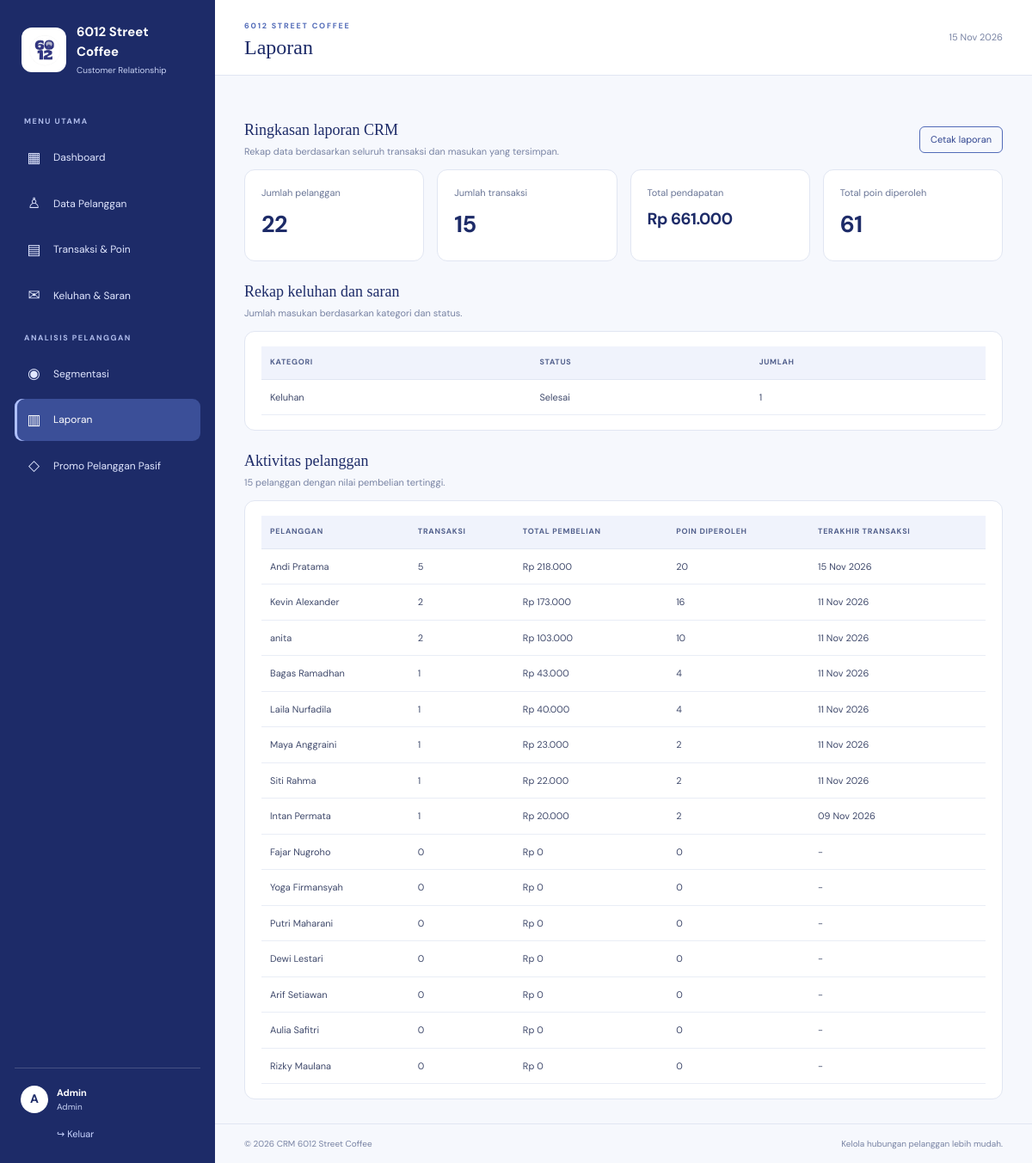
/reports.php (signed in), run on the app's committed database.
### tables this page shows
CREATE TABLE `customers` (
  `id` int(10) UNSIGNED NOT NULL,
  `name` varchar(100) NOT NULL,
  `phone` varchar(20) NOT NULL,
  `address` varchar(255) DEFAULT NULL,
  `join_date` date NOT NULL DEFAULT curdate(),
  `member_status` enum('Member','Non-member') NOT NULL DEFAULT 'Member',
  `points` int(10) UNSIGNED NOT NULL DEFAULT 0,
  `created_at` timestamp NOT NULL DEFAULT current_timestamp()
);

### includes/functions.php (called while the page is built, shortened)
<?php
function e($value): string
{
    return htmlspecialchars((string) $value, ENT_QUOTES, 'UTF-8');
}
function rupiah($number): string
{
    return 'Rp ' . number_format((float) $number, 0, ',', '.');
}

### reports.php (the view, shortened to what this page needs)
<?php
require_once 'config/database.php';
require_once 'includes/functions.php';
$customers = (int) $pdo->query("SELECT COUNT(*) FROM customers")->fetchColumn();
$tx = (int) $pdo->query("SELECT COUNT(*) FROM transactions")->fetchColumn();
$revenue = (float) $pdo->query("SELECT COALESCE(SUM(total_amount),0) FROM transactions")->fetchColumn();
$points = (int) $pdo->query("SELECT COALESCE(SUM(points_awarded),0) FROM transactions")->fetchColumn();
$complaints = $pdo->query("SELECT category,status,COUNT(*) total FROM complaints GROUP BY category,status ORDER BY category,status")->fetchAll();
$activity = $pdo->query("SELECT c.id,c.name,COUNT(t.id) transaction_count,COALESCE(SUM(t.total_amount),0) total_spend,COALESCE(SUM(t.points_awarded),0) earned_points,MAX(t.transaction_date) last_transaction FROM customers c LEFT JOIN transactions t ON t.customer_id=c.id GROUP BY c.id ORDER BY total_spend DESC LIMIT 15")->fetchAll();
require 'includes/header.php';
?>
<div class="section-heading">
    <div>
        <h3>Ringkasan laporan CRM</h3>
        <p>Rekap data berdasarkan seluruh transaksi dan masukan yang tersimpan.</p>
    </div><button class="btn btn-outline-coffee" onclick="window.print()">Cetak laporan</button>
</div>
<div class="stats-grid">
    <div class="stat-card"><span>Jumlah pelanggan</span><strong><?= $customers ?></strong></div>
    <div class="stat-card"><span>Jumlah transaksi</span><strong><?= $tx ?></strong></div>
    <div class="stat-card"><span>Total pendapatan</span><strong class="stat-money"><?= rupiah($revenue) ?></strong>
    </div>
    <div class="stat-card"><span>Total poin diperoleh</span><strong><?= number_format($points) ?></strong></div>
</div>
<div class="section-heading mt-4">
    <div>
        <h3>Rekap keluhan dan saran</h3>
        <p>Jumlah masukan berdasarkan kategori dan status.</p>
    </div>
</div>
<div class="table-card mb-4">
    <div class="table-responsive">
        <table class="table">
            <thead>
                <tr>
                    <th>Kategori</th>
                    <th>Status</th>
                    <th>Jumlah</th>
                </tr>
            </thead>
            <tbody><?php if (!$complaints): ?>
                    </tr><?php endif; ?><?php foreach ($complaints as $c): ?>
                    <tr>
                        <td><?= e($c['category']) ?></td>
                        <td><?= e($c['status']) ?></td>
                        <td><?= (int) $c['total'] ?></td>
                    </tr><?php endforeach; ?>
            </tbody>
        </table>
    </div>
</div>
<div class="section-heading">
    <div>
        <h3>Aktivitas pelanggan</h3>
        <p>15 pelanggan dengan nilai pembelian tertinggi.</p>
    </div>
</div>
<div class="table-card">
    <div class="table-responsive">
        <table class="table">
            <thead>
                <tr>
                    <th>Pelanggan</th>
                    <th>Transaksi</th>
                    <th>Total pembelian</th>
                    <th>Poin diperoleh</th>
                    <th>Terakhir transaksi</th>
                </tr>
            </thead>
            <tbody><?php foreach ($activity as $a): ?>
                    <tr>
                        <td><?= e($a['name']) ?></td>
                        <td><?= (int) $a['transaction_count'] ?></td>
                        <td><?= rupiah($a['total_spend']) ?></td>
                        <td><?= (int) $a['earned_points'] ?></td>
                        <td><?= $a['last_transaction'] ? date('d M Y', strtotime($a['last_transaction'])) : '-' ?></td>
                    </tr><?php endforeach; ?>
            </tbody>
        </table>
    </div>
</div>
<?php require 'includes/footer.php'; ?>

### assets/style.css (style rules this page uses)
:root { --coffee: #55372b; --coffee2: #76513e; --cream: #f6f1e9; --paper: #fff; --ink: #302720; --muted: #887f76; --line: #eee7de; --gold: #c99a61 }
* { box-sizing: border-box }
body { margin: 0; background: #f8f7f4; color: var(--ink); font-family: 'DM Sans', sans-serif; font-size: 14px }
.stats-grid { display: grid; grid-template-columns: repeat(4, minmax(0, 1fr)); gap: 15px; margin-bottom: 25px }
.stat-card { background: white; border: 1px solid var(--line); border-radius: 12px; padding: 18px 19px; position: relative; min-width: 0 }
.stat-card>span { display: block; color: #82776d; font-size: 11px }
.stat-card strong { display: block; font-size: 27px; margin: 8px 0 4px; letter-spacing: -.7px }
.stat-money { font-size: 19px !important; letter-spacing: -.5px !important }
.section-heading { display: flex; justify-content: space-between; align-items: center; gap: 15px; margin: 25px 0 13px }
.section-heading h3 { font-family: 'Playfair Display', serif; font-size: 18px; margin: 0 }
.section-heading p { font-size: 11px; color: var(--muted); margin: 5px 0 0 }
.btn-outline-coffee { border: 1px solid #9b7658; color: var(--coffee); font-size: 11px }
.table-card, .form-card { background: #fff; border: 1px solid var(--line); border-radius: 12px; padding: 17px 19px }
.table { font-size: 11px; margin: 0 }
.table thead th { font-size: 9px; text-transform: uppercase; letter-spacing: .7px; color: #8c8177; background: #faf8f5; border-bottom: 1px solid var(--line); padding: 12px 10px; white-space: nowrap }
.table td { padding: 12px 10px; border-color: #f1ece6; color: #51483f }
:root { --coffee: #26377F; --coffee2: #3D55A5; --cream: #F1F4FC; --paper: #FFFFFF; --ink: #202B50; --muted: #7883A3; --line: #E1E6F2; --gold: #91A5E8; --brand-navy: #1D2B68; --brand-blue: #30458F; --brand-mid: #526BB8; --brand-light: #EAF0FF; --brand-pale: #F6F8FD; }
body { background: var(--brand-pale); color: var(--ink); }
.topbar h1, .section-heading h3, .form-card h4 { color: var(--brand-navy); }
.stat-card, .table-card, .form-card { background: #FFF; border-color: var(--line); }
.stat-card>span { color: #697596; }
.stat-card strong { color: var(--brand-navy); }
.btn-outline-coffee { border-color: var(--brand-mid); color: var(--brand-blue); }
.table thead th { color: #53618D; background: #F0F3FC; border-bottom-color: var(--line); }
.table td { border-color: #E9EDF6; color: #3F496B; }

### data on the page
customers: name "Andi Pratama", transaction_count "5", total_spend "Rp 218.000", earned_points "20", last_transaction "15 Nov 2026"
customers: name "Kevin Alexander", transaction_count "2", total_spend "Rp 173.000", earned_points "16", last_transaction "11 Nov 2026"
customers: name "anita", transaction_count "2", total_spend "Rp 103.000", earned_points "10", last_transaction "11 Nov 2026"
customers: name "Bagas Ramadhan", transaction_count "1", total_spend "Rp 43.000", earned_points "4", last_transaction "11 Nov 2026"
customers: name "Laila Nurfadila", transaction_count "1", total_spend "Rp 40.000", earned_points "4", last_transaction "11 Nov 2026"
customers: name "Maya Anggraini", transaction_count "1", total_spend "Rp 23.000", earned_points "2", last_transaction "11 Nov 2026"
customers: name "Siti Rahma", transaction_count "1", total_spend "Rp 22.000", earned_points "2", last_transaction "11 Nov 2026"
customers: name "Intan Permata", transaction_count "1", total_spend "Rp 20.000", earned_points "2", last_transaction "09 Nov 2026"
customers: name "Fajar Nugroho", transaction_count "0", total_spend "Rp 0", earned_points "0"
customers: name "Yoga Firmansyah", transaction_count "0", total_spend "Rp 0", earned_points "0"
customers: name "Putri Maharani", transaction_count "0", total_spend "Rp 0", earned_points "0"
customers: name "Dewi Lestari", transaction_count "0", total_spend "Rp 0", earned_points "0"
customers: name "Arif Setiawan", transaction_count "0", total_spend "Rp 0", earned_points "0"
customers: name "Aulia Safitri", transaction_count "0", total_spend "Rp 0", earned_points "0"
customers: name "Rizky Maulana", transaction_count "0", total_spend "Rp 0", earned_points "0"

### other printed values
$_SESSION['user_name'] "Admin"
$pageTitle "Laporan"
$customers "22"
$tx "15"
rupiah($revenue) "Rp 661.000"
$points "61"
$c['category'] "Keluhan"
$c['status'] "Selesai"
$c['total'] "1"
